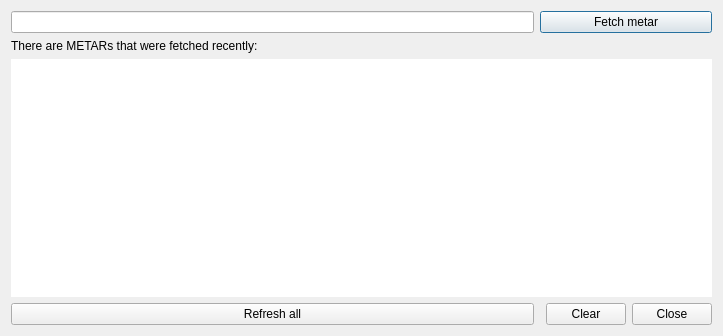
<?xml version="1.0" encoding="UTF-8"?>
<ui version="4.0">
 <class>MetarsWindow</class>
 <widget class="QWidget" name="MetarsWindow">
  <property name="windowModality">
   <enum>Qt::NonModal</enum>
  </property>
  <property name="geometry">
   <rect>
    <x>0</x>
    <y>0</y>
    <width>723</width>
    <height>336</height>
   </rect>
  </property>
  <property name="windowTitle">
   <string>METARs</string>
  </property>
  <property name="windowIcon">
   <iconset resource="imgs.qrc">
    <normaloff>:/mainIcon/icon.png</normaloff>:/mainIcon/icon.png</iconset>
  </property>
  <layout class="QGridLayout" name="gridLayout">
   <item row="0" column="0">
    <widget class="QLineEdit" name="MetarICAO">
     <property name="toolTip">
      <string>Type airport ICAO here to fetch METAR</string>
     </property>
     <property name="maxLength">
      <number>4</number>
     </property>
    </widget>
   </item>
   <item row="1" column="0">
    <widget class="QLabel" name="TopLabel">
     <property name="text">
      <string>There are METARs that were fetched recently:</string>
     </property>
    </widget>
   </item>
   <item row="3" column="2">
    <widget class="QPushButton" name="ClearButton">
     <property name="text">
      <string>   Clear   </string>
     </property>
    </widget>
   </item>
   <item row="3" column="0">
    <widget class="QPushButton" name="RefreshAllButton">
     <property name="text">
      <string>Refresh all</string>
     </property>
    </widget>
   </item>
   <item row="3" column="3">
    <widget class="QPushButton" name="CloseButton">
     <property name="text">
      <string>   Close   </string>
     </property>
    </widget>
   </item>
   <item row="0" column="1" colspan="3">
    <widget class="QPushButton" name="FetchButton">
     <property name="autoFillBackground">
      <bool>false</bool>
     </property>
     <property name="text">
      <string>Fetch metar</string>
     </property>
     <property name="shortcut">
      <string>Return</string>
     </property>
     <property name="autoDefault">
      <bool>true</bool>
     </property>
     <property name="default">
      <bool>true</bool>
     </property>
    </widget>
   </item>
   <item row="2" column="0" colspan="4">
    <widget class="QListView" name="MetarsDisplay">
     <property name="enabled">
      <bool>true</bool>
     </property>
     <property name="frameShape">
      <enum>QFrame::NoFrame</enum>
     </property>
     <property name="editTriggers">
      <set>QAbstractItemView::CurrentChanged|QAbstractItemView::SelectedClicked</set>
     </property>
    </widget>
   </item>
  </layout>
 </widget>
 <resources>
  <include location="imgs.qrc"/>
 </resources>
 <connections>
  <connection>
   <sender>CloseButton</sender>
   <signal>clicked()</signal>
   <receiver>MetarsWindow</receiver>
   <slot>hide()</slot>
   <hints>
    <hint type="sourcelabel">
     <x>680</x>
     <y>319</y>
    </hint>
    <hint type="destinationlabel">
     <x>361</x>
     <y>167</y>
    </hint>
   </hints>
  </connection>
 </connections>
</ui>
